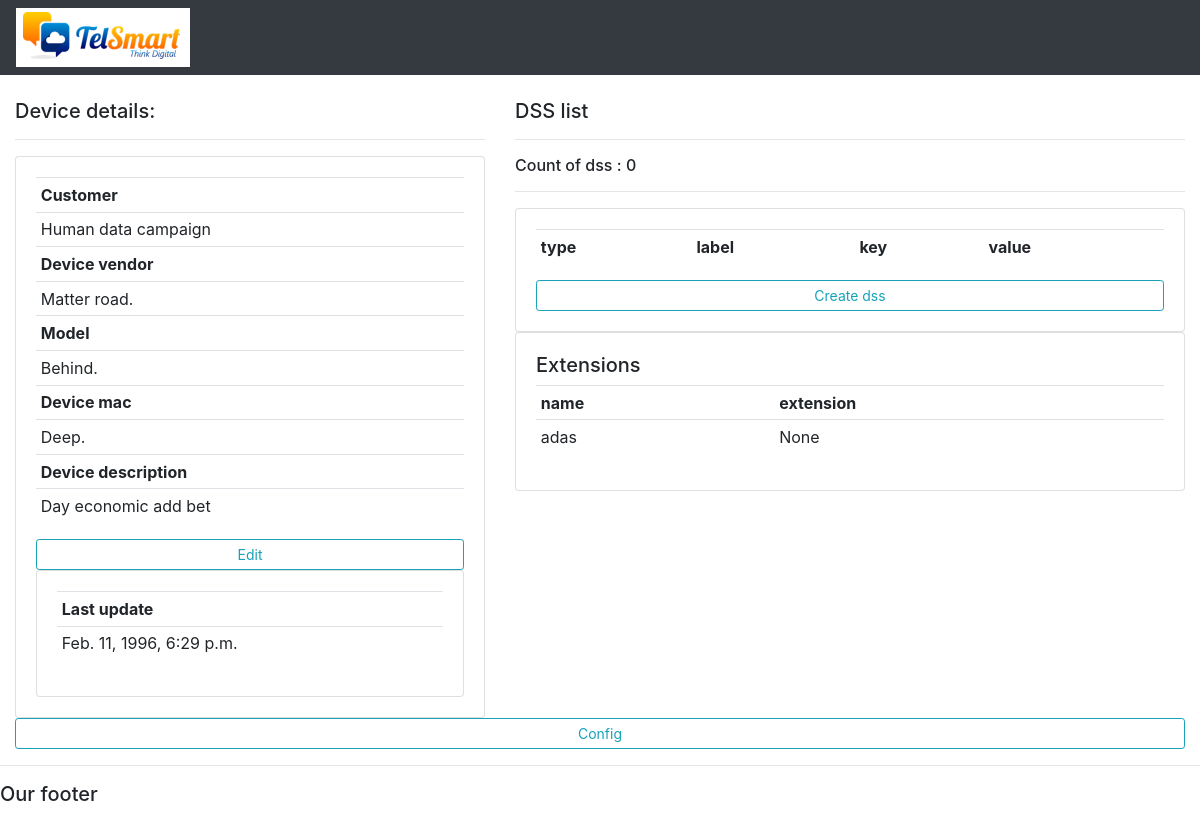
The app's page /admin_device/5/ with its own data.
### products/models.py (models this page shows, shortened)
class Device(models.Model):
    mac = models.CharField(max_length=10, unique=True)
    description = models.CharField(max_length=20, null=True, blank=True)
    cfg_last_update = models.DateTimeField(auto_now_add=True, null=True)
    customer = models.ForeignKey(Customer,  null=True, on_delete=models.SET_NULL)
    device_model = models.ForeignKey(DeviceModel,  null=True, on_delete=models.SET_NULL)
    vendor = models.ForeignKey(DeviceVendor,  null=True, on_delete=models.SET_NULL)

class Customer(models.Model):
    description = models.CharField(max_length=20, null=True, blank=True)

class DeviceVendor(models.Model):
    name = models.CharField(max_length=15, null=True, blank=True)

class DeviceModel(models.Model):
    name = models.CharField(max_length=15, null=True, blank=True)
    dss = models.BooleanField(default=False)
    device_format = models.CharField(
        max_length=255,
        choices=FORMAT_CHOICES,
        default=FORMATA,
    )

class Extension(models.Model):
    name = models.CharField(max_length=10, null=True, blank=True)
    extension = models.IntegerField(blank=True, null=True)
    device = models.ForeignKey(Device,  null=True, on_delete=models.SET_NULL)

### products/views.py (the view)
# urls.py: path('admin_device/<str:pk>/', adminDevice, name="admin_device"),
def adminDevice(request, pk):
    device = Device.objects.get(id=pk)
    customer=Customer.objects.all()
    dsss = device.dss_set.all()
    extensions = device.extension_set.all()
    total_dss= dsss.count()
    form = DeviceForm(instance=device)
    context = {'device':device, 'dsss':dsss, 'total_dss':total_dss, 'extensions':extensions}
    return render(request, 'dashboard.html', context)

### templates/dashboard.html (shortened to what this page needs)
{%  extends 'base.html' %}
{% block content %}
<br>
<div class="row">
	<div class="col-md-5">
		<h5>Device details:</h5>
		<hr>
		<div class="card card-body">
			<table class="table table-sm">
				<tr>
					<th>Customer</th>
				</tr>
					<tr>
						<td>{{device.customer.description}}</td>
                    </tr>
                    <tr>
                        <th>Device vendor</th>
                    </tr>
                        <tr>
                            <td>{{device.vendor.name}}</td>
                        </tr>
                    <tr>
                        <th>Model</th>
                    </tr>
                        <tr>
                            <td>{{device.device_model.name}}</td>
						</tr>
					<tr>
						<th>Device mac</th>
					</tr>
						<tr>
							<td>{{device.mac}}</td>
						</tr>
					<tr>
						<th>Device description</th>
					</tr>
						<tr>
							<td>{{device.description}}</td>
						</tr>
			</table>
			<a class="btn btn-outline-info  btn-sm btn-block" href="{% url 'edit_device' device.id %}">Edit</a>
			<div class="card card-body">
				<table class="table table-sm">
					<tr>
						<th>Last update</th>
					</tr>
						<tr>
							<td>{{device.cfg_last_update}}</td>
						</tr>
				</table>
			</div>
		</div>
	</div>
	<div class="col-md-7">
        <h5>DSS list</h5>
        <hr>
        <h6>Count of dss : {{total_dss}}</h6>
		<hr>
		<div class="card card-body">
			<table class="table table-sm">
				<tr>
					<th>type</th>
					<th>label</th>
					<th>key</th>
					<th>value</th>
				</tr>
			</table>
            <a class="btn btn-outline-info  btn-sm btn-block" href="{% url 'create_dss' device.id %}">Create dss</a>
		</div>
		<div class="card card-body">
			<table class="table table-sm">
				<h5>Extensions</h5>
				<tr>
					<th>name</th>
					<th>extension</th>
				</tr>
				{% for extension in extensions %}
					<tr>
						<td>{{extension.name}}</td>
						<td>{{extension.extension}}</td>
					</tr>
				{% endfor %}
			</table>
		</div>
	</div>
</div>
	<a class="btn btn-outline-info  btn-sm btn-block" href="{% url 'config' device.id %}">Config</a>
    </div>
{% endblock %}

### records on screen
Device: customer.description "Human data campaign", vendor.name "Matter road.", device_model.name "Behind.", mac "Deep.", description "Day economic add bet", cfg_last_update "Feb. 11, 1996, 6:29 p.m."
Extension: name "adas", extension "None"

### other values on screen
{{ total_dss }} "0"
